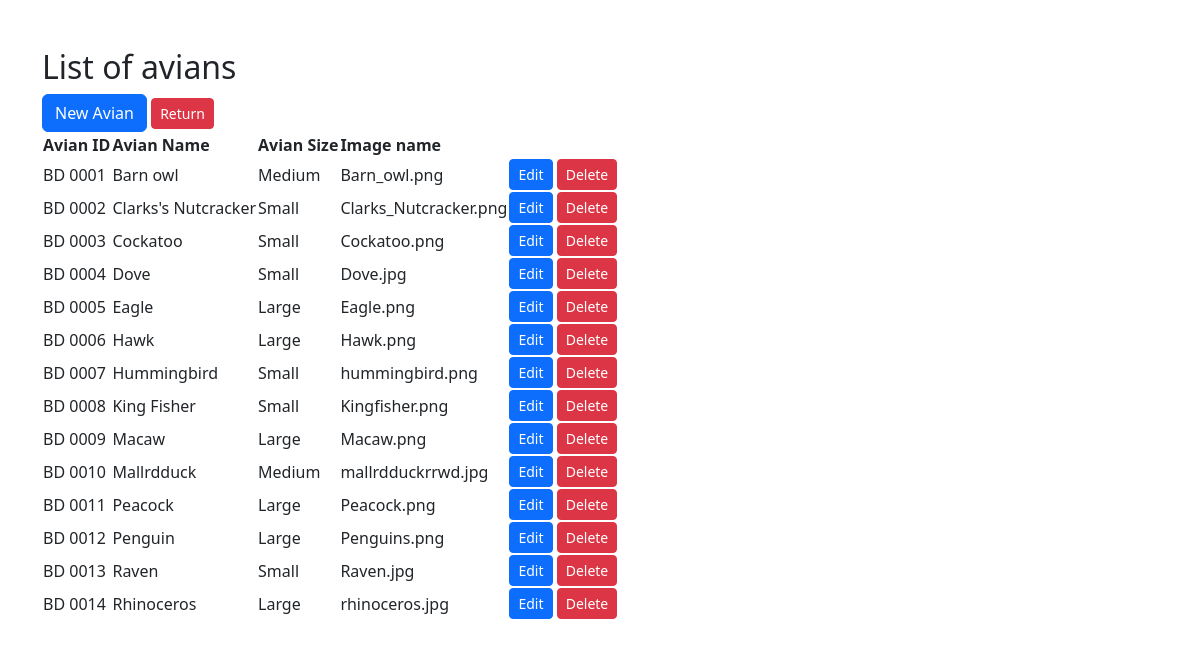
The page /avian_database.php (signed in) on the database its author committed.
### tables this page shows
CREATE TABLE `avians` (
  `Avian ID` varchar(255) NOT NULL,
  `Avian Name` varchar(255) NOT NULL,
  `Avian Size` varchar(255) NOT NULL,
  `Image name` varchar(255) NOT NULL
);

### avian_database.php (the view, shortened to what this page needs)
<!DOCTYPE html>
<html lang="en">
<head>
    <link rel="stylesheet" href="https://cdn.jsdelivr.net/npm/bootstrap@5.3.3/dist/css/bootstrap.min.css">
</head>
<body>
    <div class="container my-5">
        <h2>List of avians</h2>
        <a class="btn btn-primary" href="create.php" role="button">New Avian</a>
        <a class="btn btn-danger btn-sm" href="database.php">Return</a>
        <br>
        <table>
            <thead>
                <tr>
                    <th>Avian ID</th>
                    <th>Avian Name</th>
                    <th>Avian Size</th>
                    <th>Image name</th>
                </tr>
            </thead>
            <tbody>
                <?php
                    $servername = "localhost";
                    $username = "root";
                    $password = "";
                    $dbname = "tourist_site_db";
                    $conn = new mysqli($servername, $username, $password, $dbname);
                    $sql = "SELECT * FROM avians";
                    $result = $conn->query($sql);
                    while ($row = $result->fetch_assoc()) {
                        echo "
                        <tr>
                            <td>{$row['Avian ID']}</td>
                            <td>{$row['Avian Name']}</td>
                            <td>{$row['Avian Size']}</td>
                            <td>{$row['Image name']}</td>
                            <td>
                                <a class='btn btn-primary btn-sm' href='edit.php?db_id={$row['Avian ID']}'>Edit</a>
                                <a class='btn btn-danger btn-sm' href='delete.php?db_id={$row['Avian ID']}'>Delete</a>
                            </td>
                        </tr>
                        ";
                    }
                    ?>
            </tbody>
        </table>
    </div>
</body>
</html>

### rows shown on the page
avians: Avian ID "BD 0001", Avian Name "Barn owl", Avian Size "Medium", Image name "Barn_owl.png"
avians: Avian ID "BD 0002", Avian Name "Clarks's Nutcracker", Avian Size "Small", Image name "Clarks_Nutcracker.png"
avians: Avian ID "BD 0003", Avian Name "Cockatoo", Avian Size "Small", Image name "Cockatoo.png"
avians: Avian ID "BD 0004", Avian Name "Dove", Avian Size "Small", Image name "Dove.jpg"
avians: Avian ID "BD 0005", Avian Name "Eagle", Avian Size "Large", Image name "Eagle.png"
avians: Avian ID "BD 0006", Avian Name "Hawk", Avian Size "Large", Image name "Hawk.png"
avians: Avian ID "BD 0007", Avian Name "Hummingbird", Avian Size "Small", Image name "hummingbird.png"
avians: Avian ID "BD 0008", Avian Name "King Fisher", Avian Size "Small", Image name "Kingfisher.png"
avians: Avian ID "BD 0009", Avian Name "Macaw", Avian Size "Large", Image name "Macaw.png"
avians: Avian ID "BD 0010", Avian Name "Mallrdduck", Avian Size "Medium", Image name "mallrdduckrrwd.jpg"
avians: Avian ID "BD 0011", Avian Name "Peacock", Avian Size "Large", Image name "Peacock.png"
avians: Avian ID "BD 0012", Avian Name "Penguin", Avian Size "Large", Image name "Penguins.png"
avians: Avian ID "BD 0013", Avian Name "Raven", Avian Size "Small", Image name "Raven.jpg"
avians: Avian ID "BD 0014", Avian Name "Rhinoceros", Avian Size "Large", Image name "rhinoceros.jpg"
